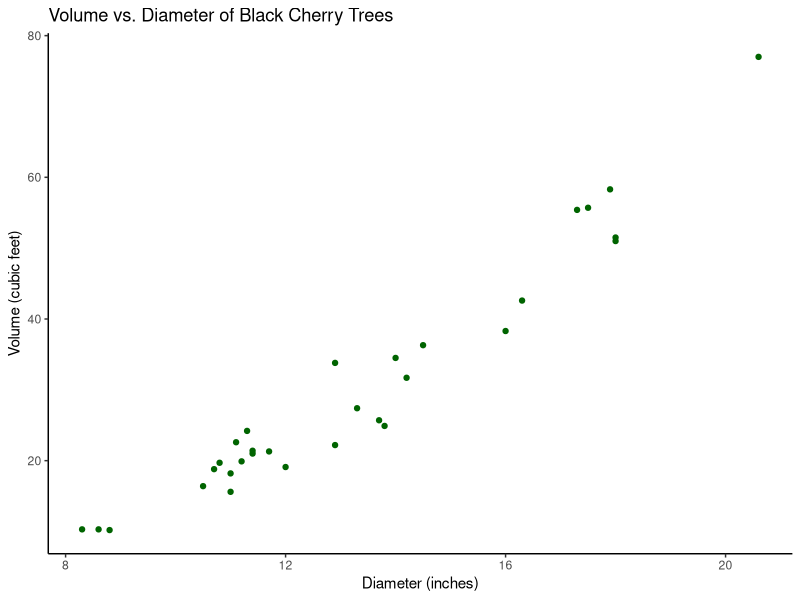

Write the R code that produced this figure.
## ---- chunk 1
library(knitr)
library(dplyr)
library(kableExtra)
df <- data.frame(alpha = 1:20, 
                 y_alpha = c(4,4,3,6,4,6,3,4,4,1,1,8,3,3,5,6,4,5,8,5))
kable(t(df), format = 'latex')
y_bar <- df %>% select(y_alpha) %>% sum()/20
s2_y <- df %>% 
  mutate('(y-y_bar)^2' = (y_alpha - y_bar)^2) %>%
  select(`(y-y_bar)^2`) %>% sum()/19
se <- sqrt(s2_y * (1-200/2920)/(20*100))
lbound <- y_bar - qt(p = 0.975, df = 19)*se
ubound <- y_bar + qt(p = 0.975, df = 19)*se
cat('Sample Mean:\t', y_bar,
    '\nSample Variance:\t', s2_y,
    '\nSample Standard Error:\t', se,
    '\n95% Confidence Interval:\t(', lbound, ',', ubound, ')')
## ---- chunk 2
se_new <- sqrt((1-400/2920)*s2_y/(40*10^2))
cat('The new standard error with a = 40 is:\t', se_new)
## ---- chunk 3
p <- sum(df$y_alpha)/200
var_srs <- p*(1-p)*(1-200/2920)/200
var_cluster <- se^2
deff <- var_cluster/var_srs
roh <- (deff-1)/9

cat('Design Effect:\t', deff,
    '\nRate of Heterogenity:\t', roh)
## ---- chunk 4
deff_new <- 1 + (5-1)*roh
f_new <- 40*5/2920
var_new <- deff_new*var_srs
cat('The new stadard error is:\t', sqrt(var_new))
## ---- chunk 5
cherry <- read.csv('cherry.csv')
kable(t(cherry), format = 'latex', booktabs = TRUE) %>%
  kable_styling(latex_options = c("hold_position", "scale_down")) 
print(dim(cherry)) 
## ---- chunk 6
library(ggplot2)
cherry <- read.csv("cherry.csv")
ggplot(cherry, aes(x = diameter, y = volume)) +
  geom_point(color = "darkgreen") +
  labs(
    title = "Volume vs. Diameter of Black Cherry Trees",
    x = "Diameter (inches)",
    y = "Volume (cubic feet)"
  ) +
  theme_classic()
## ---- chunk 7
n <- nrow(cherry)
N <- 2967
T_x <- 41835
B_ratio <- sum(cherry$volume) / sum(cherry$diameter)
t_ratio <- B_ratio * T_x
residuals_ratio <- cherry$volume - B_ratio * cherry$diameter
s_r_sq <- sum(residuals_ratio^2) / (n - 1)
se_ratio <- N * sqrt((1 - n/N) * s_r_sq / n)
t_value_ratio <- qt(0.975, df = n - 1)
CI_ratio <- t_ratio + c(-1, 1) * t_value_ratio * se_ratio

cat('Ratio Estimator:\t', t_ratio,
    '\nStandard Error:\t', se_ratio,
    '\n95% Confidence Interval:\t', CI_ratio)
## ---- chunk 8
model <- lm(volume ~ diameter, data = cherry)
beta <- coef(model)[2]
y_bar <- mean(cherry$volume)
x_bar_sample <- mean(cherry$diameter)
X_bar_pop <- T_x / N
t_reg <- N * (y_bar + beta * (X_bar_pop - x_bar_sample))
mse <- sum(residuals(model)^2) / (n - 2)
se_reg <- N * sqrt((1 - n/N) * mse / n)
t_value_reg <- qt(0.975, df = n - 2)
CI_reg <- t_reg + c(-1, 1) * t_value_reg * se_reg

cat('The regression estimate being:\t', t_reg,
    '\n95% CI:\t', CI_reg)
